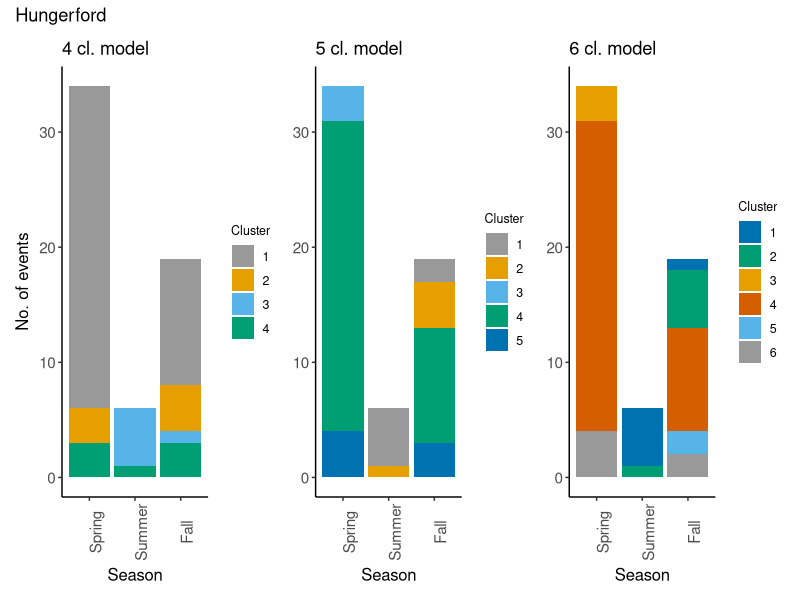
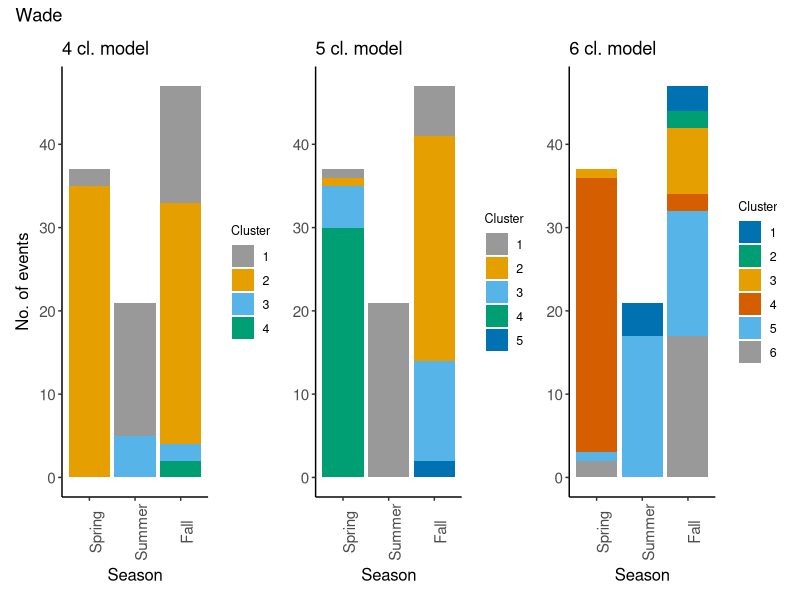
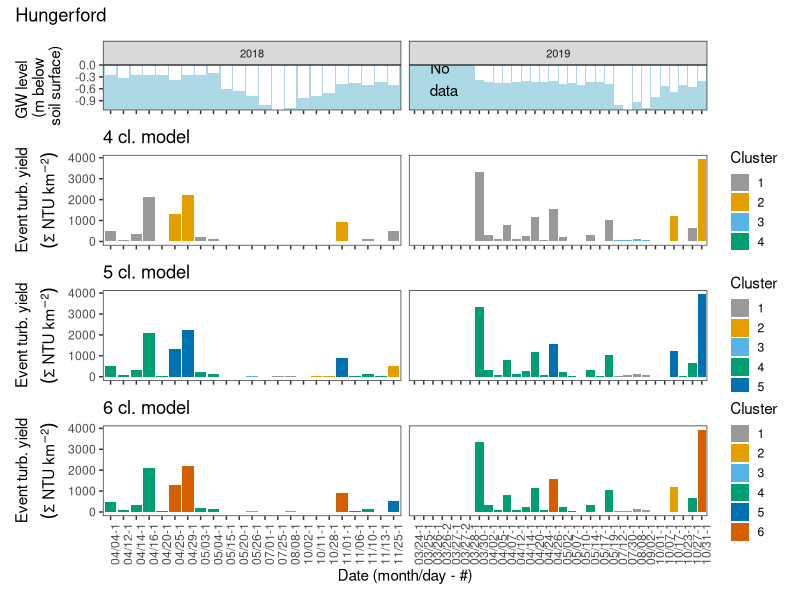
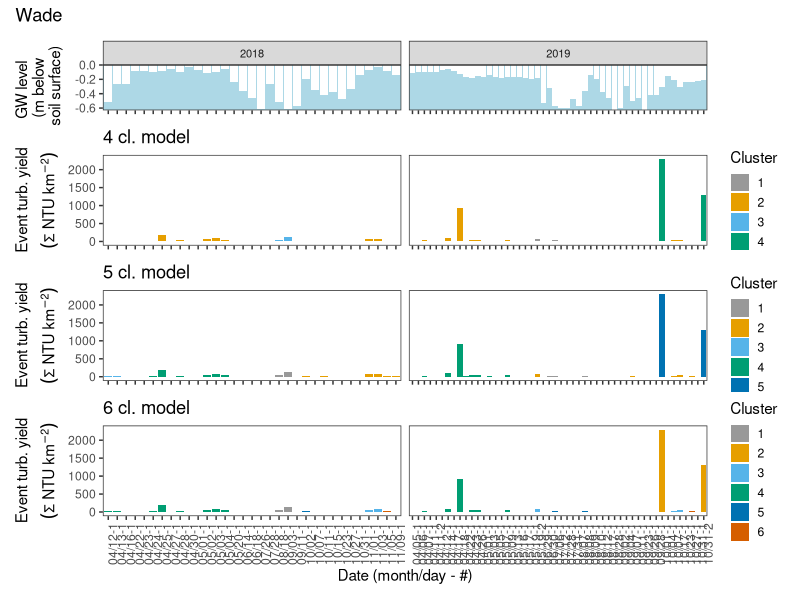
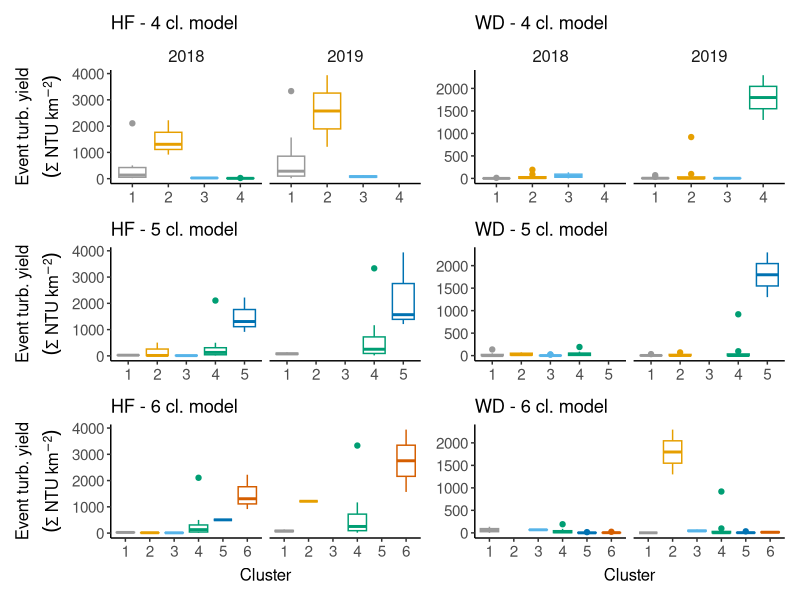
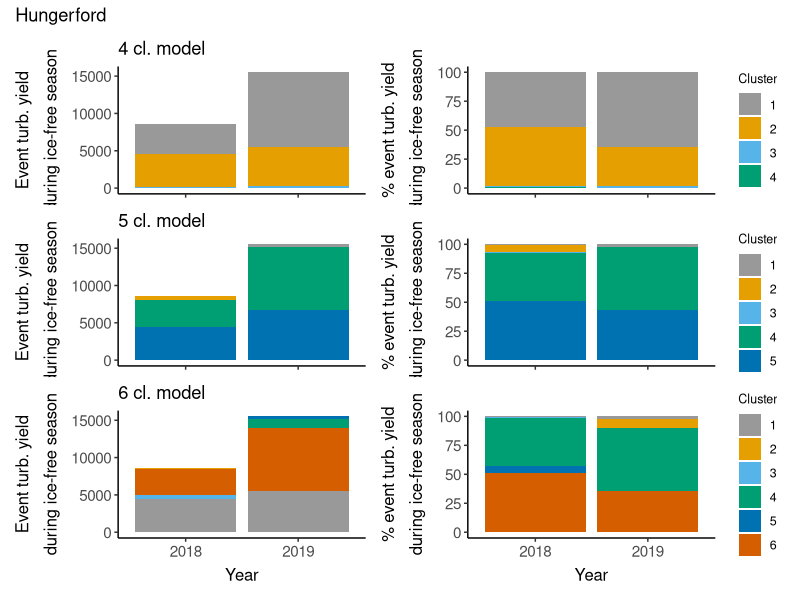
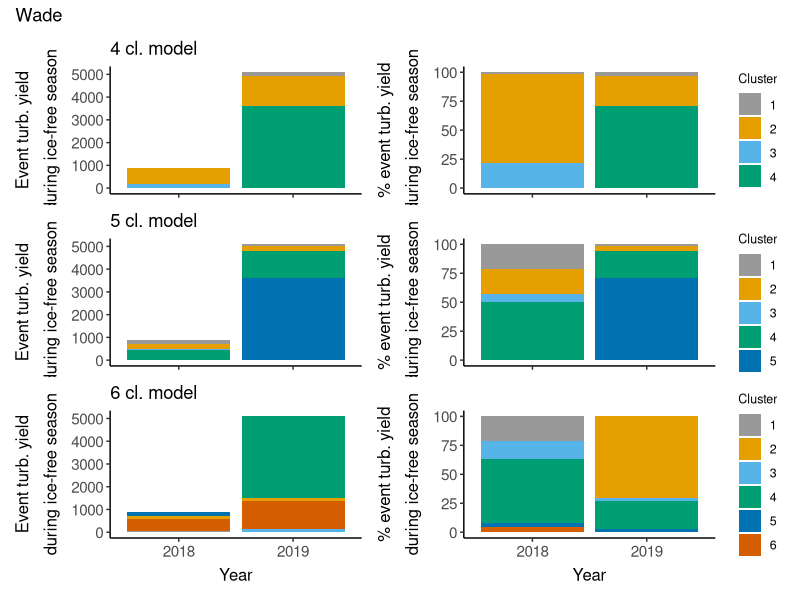

Recreate these plots in R, in order.
## ---- chunk 1
# Set defaults
knitr::opts_chunk$set(fig.width = 6, fig.asp = 0.618, out.width = "70%", fig.align = "center")

# Load packages
  library("here")      # to make file paths fail less
  library("tidyverse") # general workhorse
  library("lubridate") # to work with dates
  library("patchwork") # arranging multiple plots
## ---- chunk 2
# Read in data
  # Calculated event metrics for each site as calculated in compile_calculate_allVars.R
  hford <- read_csv(here("Data", "eventMetrics_hford.csv")) %>% 
    mutate(event_start = ymd_hms(event_start, tz = "Etc/GMT+4"))

  wade <- read_csv(here("Data", "eventMetrics_wade.csv")) %>% 
    mutate(event_start = ymd_hms(event_start, tz = "Etc/GMT+4"))

  # SOM results from SOManalysis_SITE_yields_VAR.Rmd
  # Turbidity
  som_hf <- read_csv(here("Data", "somResults", "hford", "yields", "turb", "2021-04-09", "Results_hford_withClusters.csv"))
  som_wd <- read_csv(here("Data", "somResults", "wade", "yields", "turb", "2021-04-13", "Results_wade_withClusters.csv"))
## ---- chunk 3
# Plotting specifics
  theme1 <- theme_classic() +
            theme(axis.text = element_text(size = 11),
                  axis.title = element_text(size = 12),
                  axis.title.x = element_text(margin=margin(5,0,0,0)),
                  axis.title.y = element_text(margin=margin(0,5,0,0)),
                  legend.title = element_text(size = 9),
                  legend.text = element_text(size = 9))
  
  # A new theme for the hysteresis plots
  theme2 <- theme(axis.line = element_blank(),
                  axis.text = element_text(size = 8),
                  axis.title = element_blank(),
                  plot.margin = unit(c(1.25,1.25,1.25,1.25), "lines"),
                  panel.background = element_blank(),
                  panel.grid.major = element_blank(), 
                  panel.grid.minor = element_blank(),
                  legend.text = element_text(size = 6),
                  legend.key.size = unit(0.1, "in"),
                  legend.margin = margin(0, 0, 0, 0),
                  legend.title = element_text(size = 6)) 
## ---- chunk 4
# Look at how cluters map onto seasons
  # Hford
    # 4 clusters
    p_hf_1 <- som_hf %>%
      group_by(clust_wat_4cl, season) %>% 
      tally() %>% 
      # Order the seasons
      mutate(season = factor(season, levels = c("spring", "summer", "fall"), labels = c("Spring", "Summer", "Fall"))) %>%
      mutate(cluster = factor(clust_wat_4cl)) %>% 
      ggplot(aes(x = season, y = n, fill = cluster)) +
        geom_bar(position = "stack", stat = "identity") +
        scale_fill_manual(name = "Cluster",
                          values = c("#999999", "#E69F00", "#56B4E9", "#009E73", "#0072B2", "#D55E00", "#CC79A7")) +
        ylab("No. of events") +
        xlab("Season") +
        theme1 +
        theme(axis.text.x = element_text(angle = 90)) +
        ggtitle("4 cl. model")

    # 5 clusters
    p_hf_2 <- som_hf %>%
      group_by(clust_wat_5cl, season) %>% 
      tally() %>% 
      # Order the seasons
      mutate(season = factor(season, levels = c("spring", "summer", "fall"), labels = c("Spring", "Summer", "Fall"))) %>%
      mutate(cluster = factor(clust_wat_5cl)) %>% 
      ggplot(aes(x = season, y = n, fill = cluster)) +
        geom_bar(position = "stack", stat = "identity") +
        scale_fill_manual(name = "Cluster",
                          values = c("#999999", "#E69F00", "#56B4E9", "#009E73", "#0072B2", "#D55E00", "#CC79A7")) +
        ylab("No. of events") +
        xlab("Season") +
        theme1 +
        theme(axis.title.y = element_blank(),
              axis.text.x = element_text(angle = 90)) +
        ggtitle("5 cl. model")
    
    # 6 clusters
    # NOTE: Colors are rearranged here to make clusters align with above 2 models; if anything changes, change these
    p_hf_3 <- som_hf %>%
      group_by(clust_wat_6cl, season) %>% 
      tally() %>% 
      # Order the seasons
      mutate(season = factor(season, levels = c("spring", "summer", "fall"), labels = c("Spring", "Summer", "Fall"))) %>%
      mutate(cluster = factor(clust_wat_6cl)) %>% 
      ggplot(aes(x = season, y = n, fill = cluster)) +
        geom_bar(position = "stack", stat = "identity") +
        scale_fill_manual(name = "Cluster",
                          # These have been rearranged for this model
                          values = c("#0072B2", "#009E73", "#E69F00", "#D55E00", "#56B4E9", "#999999", "#CC79A7")) +
        ylab("No. of events") +
        xlab("Season") +
        theme1 +
        theme(axis.title.y = element_blank(),
              axis.text.x = element_text(angle = 90)) +
        ggtitle("6 cl. model")
    
    # Arrange Hford plots
    p_hf_1 + p_hf_2 + p_hf_3 +
      plot_annotation(
        title = "Hungerford"
      )
    rm(p_hf_1, p_hf_2, p_hf_3)
    
  # Wade
    # 4 clusters
    p_wd_1 <- som_wd %>%
      filter(season != "winter") %>% 
      group_by(clust_wat_4cl, season) %>% 
      tally() %>% 
      # Order the seasons
      mutate(season = factor(season, levels = c("spring", "summer", "fall"), labels = c("Spring", "Summer", "Fall"))) %>%
      mutate(cluster = factor(clust_wat_4cl)) %>% 
      ggplot(aes(x = season, y = n, fill = cluster)) +
        geom_bar(position = "stack", stat = "identity") +
        scale_fill_manual(name = "Cluster",
                          values = c("#999999", "#E69F00", "#56B4E9", "#009E73", "#0072B2", "#D55E00", "#CC79A7")) +
        ylab("No. of events") +
        xlab("Season") +
        theme1 +
        theme(axis.text.x = element_text(angle = 90)) +
        ggtitle("4 cl. model")

    # 5 clusters
    p_wd_2 <- som_wd %>%
      filter(season != "winter") %>% 
      group_by(clust_wat_5cl, season) %>% 
      tally() %>% 
      # Order the seasons
      mutate(season = factor(season, levels = c("spring", "summer", "fall"), labels = c("Spring", "Summer", "Fall"))) %>%
      mutate(cluster = factor(clust_wat_5cl)) %>% 
      ggplot(aes(x = season, y = n, fill = cluster)) +
        geom_bar(position = "stack", stat = "identity") +
        scale_fill_manual(name = "Cluster",
                          values = c("#999999", "#E69F00", "#56B4E9", "#009E73", "#0072B2", "#D55E00", "#CC79A7")) +
        ylab("No. of events") +
        xlab("Season") +
        theme1 +
        theme(axis.title.y = element_blank(),
              axis.text.x = element_text(angle = 90)) +
        ggtitle("5 cl. model")
    
    # 6 clusters
    # NOTE: Colors are rearranged here to make clusters align with above 2 models; if anything changes, change these
    p_wd_3 <- som_wd %>%
      filter(season != "winter") %>% 
      group_by(clust_wat_6cl, season) %>% 
      tally() %>% 
      # Order the seasons
      mutate(season = factor(season, levels = c("spring", "summer", "fall"), labels = c("Spring", "Summer", "Fall"))) %>%
      mutate(cluster = factor(clust_wat_6cl)) %>% 
      ggplot(aes(x = season, y = n, fill = cluster)) +
        geom_bar(position = "stack", stat = "identity") +
        scale_fill_manual(name = "Cluster",
                          # These have been rearranged for this model
                          values = c("#0072B2", "#009E73", "#E69F00", "#D55E00", "#56B4E9", "#999999", "#CC79A7")) +
        ylab("No. of events") +
        xlab("Season") +
        theme1 +
        theme(axis.title.y = element_blank(),
              axis.text.x = element_text(angle = 90)) +
        ggtitle("6 cl. model")
    
    # Arrange wdord plots
    p_wd_1 + p_wd_2 + p_wd_3 +
      plot_annotation(
        title = "Wade"
      )
    rm(p_wd_1, p_wd_2, p_wd_3)
  
# ggsave(here("Plots", "som_hf_clustersBySeason.pdf"), device = "pdf", width = 4, height = 4, units = "in", dpi = 150)
## ---- chunk 5
# Plot timeline of event water yields & ratios colored by cluster number
# HFORD
  # First graph GW level data along with water yield timeline
  # Text for missing data on 2019 plot
  ann_text <- data.frame(month_day_rep = "03/26-2", gw_1d_well5 = -0.35, lab = "No \n data",
                         year = factor(2019, levels = c("2018", "2019")))
  # GW Plot
  p_hf_4 <- som_hf %>%
    # Only 2 events in 2017, so cutting out 2017
    filter(year(event_start) != 2017) %>%
     # Add leading zero to single digit months and days
    mutate(year = year(event_start),
           month = str_pad(month(event_start), 2, pad = 0),
           day = str_pad(day(event_start), 2, pad = 0),
           month_day = paste(month, "/", day, sep = "")) %>%
    # There is one day where there are two events, add a rep for month_day and make month_day_rep ID
    group_by(year, month_day) %>% 
    mutate(rep = row_number()) %>% 
    mutate(month_day_rep = paste(month_day, rep, sep = "-")) %>% 
  
    ggplot(aes(x = month_day_rep, y = gw_1d_well5)) +
      facet_wrap(~year, scales = "free_x", ncol = 2) +
      geom_bar(stat = "identity", fill = "white") +
      ylab("GW level \n (m below \n soil surface)") +
      xlab("Date (month/day - #)") +
      scale_y_continuous(expand = c(0, 0)) +
      theme_bw() +
      theme(panel.grid = element_blank(),
            panel.background = element_rect(fill = "lightblue"),
            strip.text.x = element_text(size = 8),
            axis.text.x = element_blank(),
            axis.title.x = element_blank()) +
    geom_text(data = ann_text, label = "No \n data")

  # 4 cluster model
  p_hf_5 <- som_hf %>%
    # Only 2 events in 2017, so cutting out 2017
    filter(year(event_start) != 2017) %>%
     # Add leading zero to single digit months and days
    mutate(year = year(event_start),
           month = str_pad(month(event_start), 2, pad = 0),
           day = str_pad(day(event_start), 2, pad = 0),
           month_day = paste(month, "/", day, sep = "")) %>%
    # There is one day where there are two events, add a rep for month_day and make month_day_rep ID
    group_by(year, month_day) %>% 
    mutate(rep = row_number()) %>% 
    mutate(month_day_rep = paste(month_day, rep, sep = "-")) %>% 
  
    ggplot(aes(x = month_day_rep, y = turb_kg_km2, fill = as.factor(clust_wat_4cl))) +
      facet_wrap(~year, scales = "free_x", ncol = 2) +
      geom_bar(stat = "identity") +
      # scale_fill_manual(name = "Cluster",
      #                   values = c("#999999", "#E69F00", "#56B4E9", "#009E73", "#0072B2", "#D55E00", "#CC79A7"),
      #                   labels = c("Warm, dry soil, big rain", 
      #                              "Very wet soil, rain/melt",
      #                              "Cold, dry soil, mostly melt",
      #                              "Low sun, wet soil, low-int. rain")) +
      scale_fill_manual(name = "Cluster",
                        values = c("#999999", "#E69F00", "#56B4E9", "#009E73", "#0072B2", "#D55E00", "#CC79A7")) +
      ylab(expression(atop(Event~turb.~yield, (Sigma~NTU~km^{-2})))) +
      xlab("Date (month/day - #)") +
      theme_bw() +
      theme(panel.grid = element_blank(),
            legend.key.size = unit(0.5, "cm"),
            axis.text.x = element_blank(),
            strip.background = element_blank(),
            strip.text.x = element_blank(),
            axis.title.x = element_blank()) +
      ggtitle("4 cl. model")

  # 5 cluster model
  p_hf_6 <- som_hf %>%
    # Only 2 events in 2017, so cutting out 2017
    filter(year(event_start) != 2017) %>%
     # Add leading zero to single digit months and days
    mutate(year = year(event_start),
           month = str_pad(month(event_start), 2, pad = 0),
           day = str_pad(day(event_start), 2, pad = 0),
           month_day = paste(month, "/", day, sep = "")) %>%
    # There is one day where there are two events, add a rep for month_day and make month_day_rep ID
    group_by(year, month_day) %>% 
    mutate(rep = row_number()) %>% 
    mutate(month_day_rep = paste(month_day, rep, sep = "-")) %>% 
  
    ggplot(aes(x = month_day_rep, y = turb_kg_km2, fill = as.factor(clust_wat_5cl))) +
      facet_wrap(~year, scales = "free_x", ncol = 2) +
      geom_bar(stat = "identity") +
      # scale_fill_manual(name = "Cluster",
      #                   values = c("#999999", "#E69F00", "#56B4E9", "#009E73", "#0072B2", "#D55E00", "#CC79A7"),
      #                   labels = c("Warm, dry soil, big rain", 
      #                              "Very wet soil, rain/melt",
      #                              "Cold, dry soil, mostly melt",
      #                              "Low sun, wet soil, low-int. rain")) +
      scale_fill_manual(name = "Cluster",
                        values = c("#999999", "#E69F00", "#56B4E9", "#009E73", "#0072B2", "#D55E00", "#CC79A7")) +
      ylab(expression(atop(Event~turb.~yield, (Sigma~NTU~km^{-2})))) +
      xlab("Date (month/day - #)") +
      theme_bw() +
      theme(panel.grid = element_blank(),
            legend.key.size = unit(0.5, "cm"),
            axis.text.x = element_blank(),
            strip.background = element_blank(),
            strip.text.x = element_blank(),
            axis.title.x = element_blank()) +
      ggtitle("5 cl. model")
  
  # 6 cluster model
  # NOTE: Colors are rearranged here to make clusters align with above 2 models; if anything changes, change these
  p_hf_7 <- som_hf %>%
    # Only 2 events in 2017, so cutting out 2017
    filter(year(event_start) != 2017) %>%
     # Add leading zero to single digit months and days
    mutate(year = year(event_start),
           month = str_pad(month(event_start), 2, pad = 0),
           day = str_pad(day(event_start), 2, pad = 0),
           month_day = paste(month, "/", day, sep = "")) %>%
    # There is one day where there are two events, add a rep for month_day and make month_day_rep ID
    group_by(year, month_day) %>% 
    mutate(rep = row_number()) %>% 
    mutate(month_day_rep = paste(month_day, rep, sep = "-")) %>% 
  
    ggplot(aes(x = month_day_rep, y = turb_kg_km2, fill = as.factor(clust_wat_6cl))) +
      facet_wrap(~year, scales = "free_x", ncol = 2) +
      # facet_grid(var ~ year, scales = "free") +
      geom_bar(stat = "identity") +
      # scale_fill_manual(name = "Cluster",
      #                   values = c("#999999", "#E69F00", "#56B4E9", "#009E73", "#0072B2", "#D55E00", "#CC79A7"),
      #                   labels = c("Warm, dry soil, big rain", 
      #                              "Very wet soil, rain/melt",
      #                              "Cold, dry soil, mostly melt",
      #                              "Low sun, wet soil, low-int. rain")) +
      scale_fill_manual(name = "Cluster",
                        values = c("#999999", "#E69F00", "#56B4E9", "#009E73", "#0072B2", "#D55E00", "#CC79A7")) +
      ylab(expression(atop(Event~turb.~yield, (Sigma~NTU~km^{-2})))) +
      xlab("Date (month/day - #)") +
      theme_bw() +
      theme(panel.grid = element_blank(),
            legend.key.size = unit(0.5, "cm"),
            # strip.text.x = element_text(size = 8),
            axis.text.x = element_text(angle = 90),
            strip.background = element_blank(),
            strip.text.x = element_blank()) +
      ggtitle("6 cl. model")  

# Combine the plots into one using the patchwork library
p_hf_4 / p_hf_5 / p_hf_6 / p_hf_7 +
  plot_layout(
    ncol = 1, 
    heights = c(1, 2, 2, 2)) +
  plot_annotation(
    title = "Hungerford"
  )
rm(p_hf_4, p_hf_5, p_hf_6,  p_hf_7)

# WADE
  # GW Plot
  p_wd_4 <- som_wd %>%
    # Only 2 events in 2017, so cutting out 2017
    filter(year(event_start) != 2017) %>%
     # Add leading zero to single digit months and days
    mutate(year = year(event_start),
           month = str_pad(month(event_start), 2, pad = 0),
           day = str_pad(day(event_start), 2, pad = 0),
           month_day = paste(month, "/", day, sep = "")) %>%
    # There is one day where there are two events, add a rep for month_day and make month_day_rep ID
    group_by(year, month_day) %>% 
    mutate(rep = row_number()) %>% 
    mutate(month_day_rep = paste(month_day, rep, sep = "-")) %>% 
  
    ggplot(aes(x = month_day_rep, y = gw_1d_well5)) +
      facet_wrap(~year, scales = "free_x", ncol = 2) +
      geom_bar(stat = "identity", fill = "white") +
      ylab("GW level \n (m below \n soil surface)") +
      xlab("Date (month/day - #)") +
      scale_y_continuous(expand = c(0, 0)) +
      theme_bw() +
      theme(panel.grid = element_blank(),
            panel.background = element_rect(fill = "lightblue"),
            strip.text.x = element_text(size = 8),
            axis.text.x = element_blank(),
            axis.title.x = element_blank())
    # geom_text(data = ann_text, label = "No \n data")

  # 4 cluster model
  p_wd_5 <- som_wd %>%
    # Only 2 events in 2017, so cutting out 2017
    filter(year(event_start) != 2017) %>%
     # Add leading zero to single digit months and days
    mutate(year = year(event_start),
           month = str_pad(month(event_start), 2, pad = 0),
           day = str_pad(day(event_start), 2, pad = 0),
           month_day = paste(month, "/", day, sep = "")) %>%
    # There is one day where there are two events, add a rep for month_day and make month_day_rep ID
    group_by(year, month_day) %>% 
    mutate(rep = row_number()) %>% 
    mutate(month_day_rep = paste(month_day, rep, sep = "-")) %>% 
  
    ggplot(aes(x = month_day_rep, y = turb_kg_km2, fill = as.factor(clust_wat_4cl))) +
      facet_wrap(~year, scales = "free_x", ncol = 2) +
      geom_bar(stat = "identity") +
      # scale_fill_manual(name = "Cluster",
      #                   values = c("#999999", "#E69F00", "#56B4E9", "#009E73", "#0072B2", "#D55E00", "#CC79A7"),
      #                   labels = c("Warm, dry soil, big rain", 
      #                              "Very wet soil, rain/melt",
      #                              "Cold, dry soil, mostly melt",
      #                              "Low sun, wet soil, low-int. rain")) +
      scale_fill_manual(name = "Cluster",
                        values = c("#999999", "#E69F00", "#56B4E9", "#009E73", "#0072B2", "#D55E00", "#CC79A7")) +
      ylab(expression(atop(Event~turb.~yield, (Sigma~NTU~km^{-2})))) +
      xlab("Date (month/day - #)") +
      theme_bw() +
      theme(panel.grid = element_blank(),
            legend.key.size = unit(0.5, "cm"),
            axis.text.x = element_blank(),
            strip.background = element_blank(),
            strip.text.x = element_blank(),
            axis.title.x = element_blank()) +
      ggtitle("4 cl. model")

  # 5 cluster model
  p_wd_6 <- som_wd %>%
    # Only 2 events in 2017, so cutting out 2017
    filter(year(event_start) != 2017) %>%
     # Add leading zero to single digit months and days
    mutate(year = year(event_start),
           month = str_pad(month(event_start), 2, pad = 0),
           day = str_pad(day(event_start), 2, pad = 0),
           month_day = paste(month, "/", day, sep = "")) %>%
    # There is one day where there are two events, add a rep for month_day and make month_day_rep ID
    group_by(year, month_day) %>% 
    mutate(rep = row_number()) %>% 
    mutate(month_day_rep = paste(month_day, rep, sep = "-")) %>% 
  
    ggplot(aes(x = month_day_rep, y = turb_kg_km2, fill = as.factor(clust_wat_5cl))) +
      facet_wrap(~year, scales = "free_x", ncol = 2) +
      geom_bar(stat = "identity") +
      # scale_fill_manual(name = "Cluster",
      #                   values = c("#999999", "#E69F00", "#56B4E9", "#009E73", "#0072B2", "#D55E00", "#CC79A7"),
      #                   labels = c("Warm, dry soil, big rain", 
      #                              "Very wet soil, rain/melt",
      #                              "Cold, dry soil, mostly melt",
      #                              "Low sun, wet soil, low-int. rain")) +
      scale_fill_manual(name = "Cluster",
                        values = c("#999999", "#E69F00", "#56B4E9", "#009E73", "#0072B2", "#D55E00", "#CC79A7")) +
      ylab(expression(atop(Event~turb.~yield, (Sigma~NTU~km^{-2})))) +
      xlab("Date (month/day - #)") +
      theme_bw() +
      theme(panel.grid = element_blank(),
            legend.key.size = unit(0.5, "cm"),
            axis.text.x = element_blank(),
            strip.background = element_blank(),
            strip.text.x = element_blank(),
            axis.title.x = element_blank()) +
      ggtitle("5 cl. model")
  
  # 6 cluster model
  # NOTE: Colors are rearranged here to make clusters align with above 2 models; if anything changes, change these
  p_wd_7 <- som_wd %>%
    # Only 2 events in 2017, so cutting out 2017
    filter(year(event_start) != 2017) %>%
     # Add leading zero to single digit months and days
    mutate(year = year(event_start),
           month = str_pad(month(event_start), 2, pad = 0),
           day = str_pad(day(event_start), 2, pad = 0),
           month_day = paste(month, "/", day, sep = "")) %>%
    # There is one day where there are two events, add a rep for month_day and make month_day_rep ID
    group_by(year, month_day) %>% 
    mutate(rep = row_number()) %>% 
    mutate(month_day_rep = paste(month_day, rep, sep = "-")) %>% 
  
    ggplot(aes(x = month_day_rep, y = turb_kg_km2, fill = as.factor(clust_wat_6cl))) +
      facet_wrap(~year, scales = "free_x", ncol = 2) +
      # facet_grid(var ~ year, scales = "free") +
      geom_bar(stat = "identity") +
      # scale_fill_manual(name = "Cluster",
      #                   values = c("#999999", "#E69F00", "#56B4E9", "#009E73", "#0072B2", "#D55E00", "#CC79A7"),
      #                   labels = c("Warm, dry soil, big rain", 
      #                              "Very wet soil, rain/melt",
      #                              "Cold, dry soil, mostly melt",
      #                              "Low sun, wet soil, low-int. rain")) +
      scale_fill_manual(name = "Cluster",
                        values = c("#999999", "#E69F00", "#56B4E9", "#009E73", "#0072B2", "#D55E00", "#CC79A7")) +
      ylab(expression(atop(Event~turb.~yield, (Sigma~NTU~km^{-2})))) +
      xlab("Date (month/day - #)") +
      theme_bw() +
      theme(panel.grid = element_blank(),
            legend.key.size = unit(0.5, "cm"),
            # strip.text.x = element_text(size = 8),
            axis.text.x = element_text(angle = 90),
            strip.background = element_blank(),
            strip.text.x = element_blank()) +
      ggtitle("6 cl. model")  


# Combine the plots into one using the patchwork library
p_wd_4 / p_wd_5 / p_wd_6 / p_wd_7 +
  plot_layout(
    ncol = 1, 
    heights = c(1, 2, 2, 2)) +
  plot_annotation(
    title = "Wade"
  )
rm(p_wd_4, p_wd_5, p_wd_6,  p_wd_7)

# ggsave(here("Plots", "som_hf_eventsByCluster.pdf"), device = "pdf", width = 10, height = 6, units = "in", dpi = 150)
## ---- chunk 6
# Plot boxplots of water yields attributed to each cluster
# HFORD
  # 4 clusters
  pl_hf_x1 <- som_hf %>%
    mutate(year = year(event_start)) %>% 
    filter(year != 2017) %>% 
    ggplot(aes(x = factor(clust_wat_4cl), y = turb_kg_km2, color = factor(clust_wat_4cl))) +
    facet_wrap(~year) +
    geom_boxplot() +
    scale_color_manual(name = "Cluster",
                      values = c("#999999", "#E69F00", "#56B4E9", "#009E73", "#0072B2", "#D55E00", "#CC79A7")) +
    ylab(expression(atop(Event~turb.~yield, (Sigma~NTU~km^{-2})))) +
    xlab("Cluster") +
    theme1 +
    theme(legend.position = "none",
          strip.background = element_blank(),
          strip.text.x = element_text(size = 12),
          axis.title.x = element_blank()) +
  ggtitle("HF - 4 cl. model")

  # 5 clusters
  pl_hf_x2 <- som_hf %>%
    mutate(year = year(event_start)) %>% 
    filter(year != 2017) %>% 
    ggplot(aes(x = factor(clust_wat_5cl), y = turb_kg_km2, color = factor(clust_wat_5cl))) +
    facet_wrap(~year) +
    geom_boxplot() +
    scale_color_manual(name = "Cluster",
                      values = c("#999999", "#E69F00", "#56B4E9", "#009E73", "#0072B2", "#D55E00", "#CC79A7")) +
    ylab(expression(atop(Event~turb.~yield, (Sigma~NTU~km^{-2})))) +
    xlab("Cluster") +
    theme1 +
    theme(legend.position = "none",
          strip.background = element_blank(),
          strip.text.x = element_blank(),
          axis.title.x = element_blank()) +
  ggtitle("HF - 5 cl. model")
  
  # 6 clusters
  pl_hf_x3 <- som_hf %>%
    mutate(year = year(event_start)) %>% 
    filter(year != 2017) %>% 
    ggplot(aes(x = factor(clust_wat_6cl), y = turb_kg_km2, color = factor(clust_wat_6cl))) +
    facet_wrap(~year) +
    geom_boxplot() +
    scale_color_manual(name = "Cluster",
                      values = c("#999999", "#E69F00", "#56B4E9", "#009E73", "#0072B2", "#D55E00", "#CC79A7")) +
    ylab(expression(atop(Event~turb.~yield, (Sigma~NTU~km^{-2})))) +
    xlab("Cluster") +
    theme1 +
    theme(legend.position = "none",
          strip.background = element_blank(),
          strip.text.x = element_blank()) +
  ggtitle("HF - 6 cl. model")
  
# WADE
  # 4 clusters
  pl_wd_x1 <- som_wd %>%
    mutate(year = year(event_start)) %>% 
    filter(year != 2017) %>% 
    ggplot(aes(x = factor(clust_wat_4cl), y = turb_kg_km2, color = factor(clust_wat_4cl))) +
    facet_wrap(~year) +
    geom_boxplot() +
    scale_color_manual(name = "Cluster",
                      values = c("#999999", "#E69F00", "#56B4E9", "#009E73", "#0072B2", "#D55E00", "#CC79A7")) +
    ylab(expression(atop(Event~turb.~yield, (Sigma~NTU~km^{-2})))) +
    xlab("Cluster") +
    theme1 +
    theme(legend.position = "none",
          strip.background = element_blank(),
          strip.text.x = element_text(size = 12),
          axis.title.x = element_blank(),
          axis.title.y = element_blank()) +
  ggtitle("WD - 4 cl. model")

  # 5 clusters
  pl_wd_x2 <- som_wd %>%
    mutate(year = year(event_start)) %>% 
    filter(year != 2017) %>% 
    ggplot(aes(x = factor(clust_wat_5cl), y = turb_kg_km2, color = factor(clust_wat_5cl))) +
    facet_wrap(~year) +
    geom_boxplot() +
    scale_color_manual(name = "Cluster",
                      values = c("#999999", "#E69F00", "#56B4E9", "#009E73", "#0072B2", "#D55E00", "#CC79A7")) +
    ylab(expression(atop(Event~turb.~yield, (Sigma~NTU~km^{-2})))) +
    xlab("Cluster") +
    theme1 +
    theme(legend.position = "none",
          strip.background = element_blank(),
          strip.text.x = element_blank(),
          axis.title.x = element_blank(),
          axis.title.y = element_blank()) +
  ggtitle("WD - 5 cl. model")
  
  # 6 clusters
  pl_wd_x3 <- som_wd %>%
    mutate(year = year(event_start)) %>% 
    filter(year != 2017) %>% 
    ggplot(aes(x = factor(clust_wat_6cl), y = turb_kg_km2, color = factor(clust_wat_6cl))) +
    facet_wrap(~year) +
    geom_boxplot() +
    scale_color_manual(name = "Cluster",
                      values = c("#999999", "#E69F00", "#56B4E9", "#009E73", "#0072B2", "#D55E00", "#CC79A7")) +
    ylab(expression(atop(Event~turb.~yield, (Sigma~NTU~km^{-2})))) +
    xlab("Cluster") +
    theme1 +
    theme(legend.position = "none",
          strip.background = element_blank(),
          strip.text.x = element_blank(),
          axis.title.y = element_blank()) +
  ggtitle("WD - 6 cl. model")
  
# Combine plots
  pl_c_hf1 <- pl_hf_x1 / pl_hf_x2 / pl_hf_x3 +
    plot_annotation(
      title = "Hungerford"
    )
  
  pl_c_wd1 <- pl_wd_x1 / pl_wd_x2 / pl_wd_x3 +
    plot_annotation(
      title = "Wade"
    ) 
  
  pl_c_hf1 | pl_c_wd1
## ---- chunk 7
# Plot total yield attributed to each cluster
# HFORD
  # Calculate annual measured event yields
  annYields <-
    som_hf %>%
    # Calculate the cummulative sum of yields for each solute, year, and cluster #
    mutate(year = year(event_start)) %>% 
    group_by(year) %>% 
    summarize(ann_turb_yield = sum(turb_kg_km2, na.rm = TRUE)) %>% 
    ungroup()

  # Stacked bar graph (year on x-axis; stacks = yields by cluster)
  # Total event water yield per category
  # 4 clusters
  p_hf_8 <- som_hf %>%
    # Calculate the cummulative sum of yields for each year and cluster #
    mutate(year = year(event_start)) %>% 
    group_by(year, clust_wat_4cl) %>% 
    summarize(tot_yield = sum(turb_kg_km2, na.rm = TRUE)) %>% 
    ungroup() %>% 
    # Exclude 2017 events  
    filter(year != 2017) %>% 
    ggplot(aes(x = factor(year), y = tot_yield, fill = factor(clust_wat_4cl))) +
      geom_bar(position = "stack", stat = "identity") +
      scale_fill_manual(name = "Cluster",
                        values = c("#999999", "#E69F00", "#56B4E9", "#009E73", "#0072B2", "#D55E00", "#CC79A7")) +
      ylab(expression(atop(Event~turb.~yield, "during ice-free season"))) +
      xlab("Year") +
      theme1 +
      theme(legend.position = "none",
            axis.text.x = element_blank(),
            axis.title.x = element_blank()) +
      ggtitle("4 cl. model")
  
  # 5 clusters
  p_hf_9 <- som_hf %>%
    # Calculate the cummulative sum of yields for each year and cluster #
    mutate(year = year(event_start)) %>% 
    group_by(year, clust_wat_5cl) %>% 
    summarize(tot_yield = sum(turb_kg_km2, na.rm = TRUE)) %>% 
    ungroup() %>% 
    # Exclude 2017 events  
    filter(year != 2017) %>% 
    ggplot(aes(x = factor(year), y = tot_yield, fill = factor(clust_wat_5cl))) +
      geom_bar(position = "stack", stat = "identity") +
      scale_fill_manual(name = "Cluster",
                        values = c("#999999", "#E69F00", "#56B4E9", "#009E73", "#0072B2", "#D55E00", "#CC79A7")) +
      ylab(expression(atop(Event~turb.~yield, "during ice-free season"))) +
      xlab("Year") +
      theme1 +
      theme(legend.position = "none",
            axis.text.x = element_blank(),
            axis.title.x = element_blank()) +
      ggtitle("5 cl. model") 
  
  # 6 clusters
  # NOTE: Colors are rearranged here to make clusters align with above 2 models; if anything changes, change these
  p_hf_10 <- som_hf %>%
    # Calculate the cummulative sum of yields for each year and cluster #
    mutate(year = year(event_start)) %>% 
    group_by(year, clust_wat_6cl) %>% 
    summarize(tot_yield = sum(turb_kg_km2, na.rm = TRUE)) %>% 
    ungroup() %>% 
    # Exclude 2017 events  
    filter(year != 2017) %>% 
    ggplot(aes(x = factor(year), y = tot_yield, fill = factor(clust_wat_6cl))) +
      geom_bar(position = "stack", stat = "identity") +
      scale_fill_manual(name = "Cluster",
                        # These have been rearranged for this model
                        values = c("#0072B2", "#009E73", "#E69F00", "#D55E00", "#56B4E9", "#999999", "#CC79A7")) +
      ylab(expression(atop(Event~turb.~yield, "during ice-free season"))) +
      xlab("Year") +
      theme1 +
      theme(legend.position = "none") +
      ggtitle("6 cl. model")    

  # % of event water yield during ice-free season
  # 4 clusters
  p_hf_11 <- som_hf %>%
    # Calculate the cummulative sum of yields for each solute, year, and cluster #
    mutate(year = year(event_start)) %>% 
    # pivot_longer(cols = c(turb_kg_km2, turb_kg_km2), names_to = "var", values_to = "value") %>% 
    # group_by(year, cluster, var) %>% 
    group_by(year, clust_wat_4cl) %>% 
    summarize(tot_turb_yield = sum(turb_kg_km2, na.rm = TRUE)) %>% 
    ungroup() %>% 
    # Calculate proportion of total annual yield
    full_join(annYields) %>% 
    mutate(prop_turb_yield = tot_turb_yield/ann_turb_yield) %>% 
    # Exclude 2017 events
    filter(year != 2017) %>% 
    ggplot(aes(x = factor(year), y = prop_turb_yield*100, fill = factor(clust_wat_4cl))) +
      # facet_wrap(~var, ncol = 2, scales = "free_y", labeller = labeller(var = labels_var)) +
      geom_bar(position = "stack", stat = "identity") +
      # scale_fill_manual(name = "Cluster",
      #                   values = c("#999999", "#E69F00", "#56B4E9", "#009E73", "#0072B2", "#D55E00", "#CC79A7"),
      #                   labels = c("Warm, dry soil, big rain", 
      #                              "Very wet soil, rain/melt",
      #                              "Cold, dry soil, mostly melt",
      #                              "Low sun, wet soil, low-int. rain")) +
      scale_fill_manual(name = "Cluster",
                        values = c("#999999", "#E69F00", "#56B4E9", "#009E73", "#0072B2", "#D55E00", "#CC79A7")) +
      ylab(expression(atop('%'~event~turb.~yield, "during ice-free season"))) +
      xlab("Year") +
      theme1 +
      theme(axis.text.x = element_blank(),
            axis.title.x = element_blank())
  
  # 5 clusters
  p_hf_12 <- som_hf %>%
    # Calculate the cummulative sum of yields for each solute, year, and cluster #
    mutate(year = year(event_start)) %>% 
    # pivot_longer(cols = c(turb_kg_km2, turb_kg_km2), names_to = "var", values_to = "value") %>% 
    # group_by(year, cluster, var) %>% 
    group_by(year, clust_wat_5cl) %>% 
    summarize(tot_turb_yield = sum(turb_kg_km2, na.rm = TRUE)) %>% 
    ungroup() %>% 
    # Calculate proportion of total annual yield
    full_join(annYields) %>% 
    mutate(prop_turb_yield = tot_turb_yield/ann_turb_yield) %>% 
    # Exclude 2017 events
    filter(year != 2017) %>% 
    ggplot(aes(x = factor(year), y = prop_turb_yield*100, fill = factor(clust_wat_5cl))) +
      # facet_wrap(~var, ncol = 2, scales = "free_y", labeller = labeller(var = labels_var)) +
      geom_bar(position = "stack", stat = "identity") +
      # scale_fill_manual(name = "Cluster",
      #                   values = c("#999999", "#E69F00", "#56B4E9", "#009E73", "#0072B2", "#D55E00", "#CC79A7"),
      #                   labels = c("Warm, dry soil, big rain", 
      #                              "Very wet soil, rain/melt",
      #                              "Cold, dry soil, mostly melt",
      #                              "Low sun, wet soil, low-int. rain")) +
      scale_fill_manual(name = "Cluster",
                        values = c("#999999", "#E69F00", "#56B4E9", "#009E73", "#0072B2", "#D55E00", "#CC79A7")) +
      ylab(expression(atop('%'~event~turb.~yield, "during ice-free season"))) +
      xlab("Year") +
      theme1 +
      theme(axis.text.x = element_blank(),
            axis.title.x = element_blank())
  
  # 6 clusters
  # NOTE: Colors are rearranged here to make clusters align with above 2 models; if anything changes, change these
  p_hf_13 <- som_hf %>%
    # Calculate the cummulative sum of yields for each solute, year, and cluster #
    mutate(year = year(event_start)) %>% 
    # pivot_longer(cols = c(turb_kg_km2, turb_kg_km2), names_to = "var", values_to = "value") %>% 
    # group_by(year, cluster, var) %>% 
    group_by(year, clust_wat_6cl) %>% 
    summarize(tot_turb_yield = sum(turb_kg_km2, na.rm = TRUE)) %>% 
    ungroup() %>% 
    # Calculate proportion of total annual yield
    full_join(annYields) %>% 
    mutate(prop_turb_yield = tot_turb_yield/ann_turb_yield) %>% 
    # Exclude 2017 events
    filter(year != 2017) %>% 
    ggplot(aes(x = factor(year), y = prop_turb_yield*100, fill = factor(clust_wat_6cl))) +
      # facet_wrap(~var, ncol = 2, scales = "free_y", labeller = labeller(var = labels_var)) +
      geom_bar(position = "stack", stat = "identity") +
      # scale_fill_manual(name = "Cluster",
      #                   values = c("#999999", "#E69F00", "#56B4E9", "#009E73", "#0072B2", "#D55E00", "#CC79A7"),
      #                   labels = c("Warm, dry soil, big rain", 
      #                              "Very wet soil, rain/melt",
      #                              "Cold, dry soil, mostly melt",
      #                              "Low sun, wet soil, low-int. rain")) +
      scale_fill_manual(name = "Cluster",
                        values = c("#999999", "#E69F00", "#56B4E9", "#009E73", "#0072B2", "#D55E00", "#CC79A7")) +
      ylab(expression(atop('%'~event~turb.~yield, "during ice-free season"))) +
      xlab("Year") +
      theme1  
  
  # Combine into one plot
  (p_hf_8 + p_hf_11) / (p_hf_9 + p_hf_12) / (p_hf_10 + p_hf_13) +
    plot_annotation(
      title = "Hungerford"
    )
  
# WADE
  # Calculate annual measured event yields
  annYields <-
    som_wd %>%
    # Calculate the cummulative sum of yields for each solute, year, and cluster #
    mutate(year = year(event_start)) %>% 
    group_by(year) %>% 
    summarize(ann_turb_yield = sum(turb_kg_km2, na.rm = TRUE)) %>% 
    ungroup()

  # Stacked bar graph (year on x-axis; stacks = yields by cluster)
  # Total event water yield per category
  # 4 clusters
  p_wd_8 <- som_wd %>%
    # Calculate the cummulative sum of yields for each year and cluster #
    mutate(year = year(event_start)) %>% 
    group_by(year, clust_wat_4cl) %>% 
    summarize(tot_yield = sum(turb_kg_km2, na.rm = TRUE)) %>% 
    ungroup() %>% 
    # Exclude 2017 events  
    filter(year != 2017) %>% 
    ggplot(aes(x = factor(year), y = tot_yield, fill = factor(clust_wat_4cl))) +
      geom_bar(position = "stack", stat = "identity") +
      scale_fill_manual(name = "Cluster",
                        values = c("#999999", "#E69F00", "#56B4E9", "#009E73", "#0072B2", "#D55E00", "#CC79A7")) +
      ylab(expression(atop(Event~turb.~yield, "during ice-free season"))) +
      xlab("Year") +
      theme1 +
      theme(legend.position = "none",
            axis.text.x = element_blank(),
            axis.title.x = element_blank()) +
      ggtitle("4 cl. model")
  
  # 5 clusters
  p_wd_9 <- som_wd %>%
    # Calculate the cummulative sum of yields for each year and cluster #
    mutate(year = year(event_start)) %>% 
    group_by(year, clust_wat_5cl) %>% 
    summarize(tot_yield = sum(turb_kg_km2, na.rm = TRUE)) %>% 
    ungroup() %>% 
    # Exclude 2017 events  
    filter(year != 2017) %>% 
    ggplot(aes(x = factor(year), y = tot_yield, fill = factor(clust_wat_5cl))) +
      geom_bar(position = "stack", stat = "identity") +
      scale_fill_manual(name = "Cluster",
                        values = c("#999999", "#E69F00", "#56B4E9", "#009E73", "#0072B2", "#D55E00", "#CC79A7")) +
      ylab(expression(atop(Event~turb.~yield, "during ice-free season"))) +
      xlab("Year") +
      theme1 +
      theme(legend.position = "none",
            axis.text.x = element_blank(),
            axis.title.x = element_blank()) +
      ggtitle("5 cl. model") 
  
  # 6 clusters
  # NOTE: Colors are rearranged here to make clusters align with above 2 models; if anything changes, change these
  p_wd_10 <- som_wd %>%
    # Calculate the cummulative sum of yields for each year and cluster #
    mutate(year = year(event_start)) %>% 
    group_by(year, clust_wat_6cl) %>% 
    summarize(tot_yield = sum(turb_kg_km2, na.rm = TRUE)) %>% 
    ungroup() %>% 
    # Exclude 2017 events  
    filter(year != 2017) %>% 
    ggplot(aes(x = factor(year), y = tot_yield, fill = factor(clust_wat_6cl))) +
      geom_bar(position = "stack", stat = "identity") +
      scale_fill_manual(name = "Cluster",
                        # These have been rearranged for this model
                        values = c("#0072B2", "#009E73", "#E69F00", "#D55E00", "#56B4E9", "#999999", "#CC79A7")) +
      ylab(expression(atop(Event~turb.~yield, "during ice-free season"))) +
      xlab("Year") +
      theme1 +
      theme(legend.position = "none") +
      ggtitle("6 cl. model")    

  # % of event water yield during ice-free season
  # 4 clusters
  p_wd_11 <- som_wd %>%
    # Calculate the cummulative sum of yields for each solute, year, and cluster #
    mutate(year = year(event_start)) %>% 
    # pivot_longer(cols = c(turb_kg_km2, turb_kg_km2), names_to = "var", values_to = "value") %>% 
    # group_by(year, cluster, var) %>% 
    group_by(year, clust_wat_4cl) %>% 
    summarize(tot_turb_yield = sum(turb_kg_km2, na.rm = TRUE)) %>% 
    ungroup() %>% 
    # Calculate proportion of total annual yield
    full_join(annYields) %>% 
    mutate(prop_turb_yield = tot_turb_yield/ann_turb_yield) %>% 
    # Exclude 2017 events
    filter(year != 2017) %>% 
    ggplot(aes(x = factor(year), y = prop_turb_yield*100, fill = factor(clust_wat_4cl))) +
      # facet_wrap(~var, ncol = 2, scales = "free_y", labeller = labeller(var = labels_var)) +
      geom_bar(position = "stack", stat = "identity") +
      # scale_fill_manual(name = "Cluster",
      #                   values = c("#999999", "#E69F00", "#56B4E9", "#009E73", "#0072B2", "#D55E00", "#CC79A7"),
      #                   labels = c("Warm, dry soil, big rain", 
      #                              "Very wet soil, rain/melt",
      #                              "Cold, dry soil, mostly melt",
      #                              "Low sun, wet soil, low-int. rain")) +
      scale_fill_manual(name = "Cluster",
                        values = c("#999999", "#E69F00", "#56B4E9", "#009E73", "#0072B2", "#D55E00", "#CC79A7")) +
      ylab(expression(atop('%'~event~turb.~yield, "during ice-free season"))) +
      xlab("Year") +
      theme1 +
      theme(axis.text.x = element_blank(),
            axis.title.x = element_blank())
  
  # 5 clusters
  p_wd_12 <- som_wd %>% 
    # Calculate the cummulative sum of yields for each solute, year, and cluster #
    mutate(year = year(event_start)) %>% 
    # pivot_longer(cols = c(turb_kg_km2, turb_kg_km2), names_to = "var", values_to = "value") %>% 
    # group_by(year, cluster, var) %>% 
    group_by(year, clust_wat_5cl) %>% 
    summarize(tot_turb_yield = sum(turb_kg_km2, na.rm = TRUE)) %>% 
    ungroup() %>% 
    # Calculate proportion of total annual yield
    full_join(annYields) %>% 
    mutate(prop_turb_yield = tot_turb_yield/ann_turb_yield) %>% 
    # Exclude 2017 events
    filter(year != 2017) %>% 
    ggplot(aes(x = factor(year), y = prop_turb_yield*100, fill = factor(clust_wat_5cl))) +
      # facet_wrap(~var, ncol = 2, scales = "free_y", labeller = labeller(var = labels_var)) +
      geom_bar(position = "stack", stat = "identity") +
      # scale_fill_manual(name = "Cluster",
      #                   values = c("#999999", "#E69F00", "#56B4E9", "#009E73", "#0072B2", "#D55E00", "#CC79A7"),
      #                   labels = c("Warm, dry soil, big rain", 
      #                              "Very wet soil, rain/melt",
      #                              "Cold, dry soil, mostly melt",
      #                              "Low sun, wet soil, low-int. rain")) +
      scale_fill_manual(name = "Cluster",
                        values = c("#999999", "#E69F00", "#56B4E9", "#009E73", "#0072B2", "#D55E00", "#CC79A7")) +
      ylab(expression(atop('%'~event~turb.~yield, "during ice-free season"))) +
      xlab("Year") +
      theme1 +
      theme(axis.text.x = element_blank(),
            axis.title.x = element_blank())
  
  # 6 clusters
  # NOTE: Colors are rearranged here to make clusters align with above 2 models; if anything changes, change these
  p_wd_13 <- som_wd %>%
    # Calculate the cummulative sum of yields for each solute, year, and cluster #
    mutate(year = year(event_start)) %>% 
    # pivot_longer(cols = c(turb_kg_km2, turb_kg_km2), names_to = "var", values_to = "value") %>% 
    # group_by(year, cluster, var) %>% 
    group_by(year, clust_wat_6cl) %>% 
    summarize(tot_turb_yield = sum(turb_kg_km2, na.rm = TRUE)) %>% 
    ungroup() %>% 
    # Calculate proportion of total annual yield
    full_join(annYields) %>% 
    mutate(prop_turb_yield = tot_turb_yield/ann_turb_yield) %>% 
    # Exclude 2017 events
    filter(year != 2017) %>% 
    ggplot(aes(x = factor(year), y = prop_turb_yield*100, fill = factor(clust_wat_6cl))) +
      # facet_wrap(~var, ncol = 2, scales = "free_y", labeller = labeller(var = labels_var)) +
      geom_bar(position = "stack", stat = "identity") +
      # scale_fill_manual(name = "Cluster",
      #                   values = c("#999999", "#E69F00", "#56B4E9", "#009E73", "#0072B2", "#D55E00", "#CC79A7"),
      #                   labels = c("Warm, dry soil, big rain", 
      #                              "Very wet soil, rain/melt",
      #                              "Cold, dry soil, mostly melt",
      #                              "Low sun, wet soil, low-int. rain")) +
      scale_fill_manual(name = "Cluster",
                        values = c("#999999", "#E69F00", "#56B4E9", "#009E73", "#0072B2", "#D55E00", "#CC79A7")) +
      ylab(expression(atop('%'~event~turb.~yield, "during ice-free season"))) +
      xlab("Year") +
      theme1  
  
  # Combine into one plot
  (p_wd_8 + p_wd_11) / (p_wd_9 + p_wd_12) / (p_wd_10 + p_wd_13) +
    plot_annotation(
      title = "Wade"
    )  
